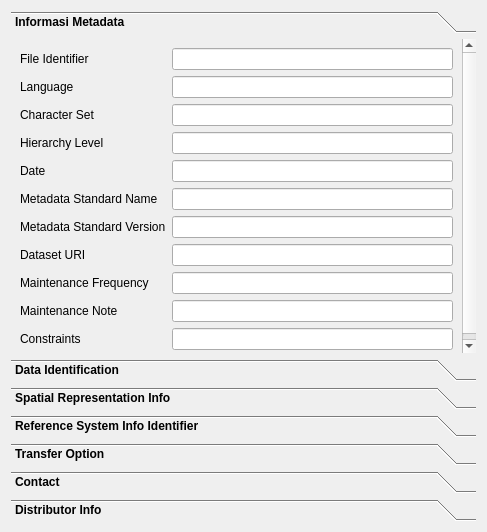
<?xml version="1.0" encoding="UTF-8"?>
<ui version="4.0">
 <class>Informasi</class>
 <widget class="QDialog" name="Informasi">
  <property name="geometry">
   <rect>
    <x>0</x>
    <y>0</y>
    <width>487</width>
    <height>532</height>
   </rect>
  </property>
  <property name="windowTitle">
   <string>Informasi Layer</string>
  </property>
  <layout class="QVBoxLayout" name="verticalLayout">
   <item>
    <widget class="QToolBox" name="toolBox">
     <property name="font">
      <font>
       <weight>75</weight>
       <bold>true</bold>
      </font>
     </property>
     <property name="cursor">
      <cursorShape>ArrowCursor</cursorShape>
     </property>
     <property name="styleSheet">
      <string notr="true"/>
     </property>
     <property name="currentIndex">
      <number>0</number>
     </property>
     <widget class="QWidget" name="page_4">
      <property name="geometry">
       <rect>
        <x>0</x>
        <y>0</y>
        <width>469</width>
        <height>325</height>
       </rect>
      </property>
      <attribute name="label">
       <string>Informasi Metadata</string>
      </attribute>
      <layout class="QVBoxLayout" name="verticalLayout_5">
       <item>
        <layout class="QFormLayout" name="formLayout_5">
         <item row="0" column="0">
          <widget class="QLabel" name="label_32">
           <property name="font">
            <font>
             <weight>50</weight>
             <bold>false</bold>
            </font>
           </property>
           <property name="text">
            <string>File Identifier</string>
           </property>
          </widget>
         </item>
         <item row="0" column="1">
          <widget class="QLineEdit" name="input_file_metadata"/>
         </item>
         <item row="1" column="0">
          <widget class="QLabel" name="label_33">
           <property name="font">
            <font>
             <weight>50</weight>
             <bold>false</bold>
            </font>
           </property>
           <property name="text">
            <string>Language</string>
           </property>
          </widget>
         </item>
         <item row="1" column="1">
          <widget class="QLineEdit" name="input_language_metadata"/>
         </item>
         <item row="2" column="0">
          <widget class="QLabel" name="label_34">
           <property name="font">
            <font>
             <weight>50</weight>
             <bold>false</bold>
            </font>
           </property>
           <property name="text">
            <string>Character Set</string>
           </property>
          </widget>
         </item>
         <item row="2" column="1">
          <widget class="QLineEdit" name="input_character_metadata"/>
         </item>
         <item row="3" column="0">
          <widget class="QLabel" name="label_35">
           <property name="font">
            <font>
             <weight>50</weight>
             <bold>false</bold>
            </font>
           </property>
           <property name="text">
            <string>Hierarchy Level</string>
           </property>
          </widget>
         </item>
         <item row="3" column="1">
          <widget class="QLineEdit" name="input_hierarchy_metadata"/>
         </item>
         <item row="4" column="0">
          <widget class="QLabel" name="label_36">
           <property name="font">
            <font>
             <weight>50</weight>
             <bold>false</bold>
            </font>
           </property>
           <property name="text">
            <string>Date</string>
           </property>
          </widget>
         </item>
         <item row="4" column="1">
          <widget class="QLineEdit" name="input_date_metadata"/>
         </item>
         <item row="5" column="0">
          <widget class="QLabel" name="label_37">
           <property name="font">
            <font>
             <weight>50</weight>
             <bold>false</bold>
            </font>
           </property>
           <property name="text">
            <string>Metadata Standard Name</string>
           </property>
          </widget>
         </item>
         <item row="5" column="1">
          <widget class="QLineEdit" name="input_standard_name_metadata"/>
         </item>
         <item row="6" column="0">
          <widget class="QLabel" name="label_38">
           <property name="font">
            <font>
             <weight>50</weight>
             <bold>false</bold>
            </font>
           </property>
           <property name="text">
            <string>Metadata Standard Version</string>
           </property>
          </widget>
         </item>
         <item row="6" column="1">
          <widget class="QLineEdit" name="input_standard_version_metadata"/>
         </item>
         <item row="7" column="0">
          <widget class="QLabel" name="label_39">
           <property name="font">
            <font>
             <weight>50</weight>
             <bold>false</bold>
            </font>
           </property>
           <property name="text">
            <string>Dataset URI</string>
           </property>
          </widget>
         </item>
         <item row="7" column="1">
          <widget class="QLineEdit" name="input_dataset_metadata"/>
         </item>
         <item row="8" column="0">
          <widget class="QLabel" name="label_40">
           <property name="font">
            <font>
             <weight>50</weight>
             <bold>false</bold>
            </font>
           </property>
           <property name="text">
            <string>Maintenance Frequency</string>
           </property>
          </widget>
         </item>
         <item row="8" column="1">
          <widget class="QLineEdit" name="input_frequency_metadata"/>
         </item>
         <item row="9" column="0">
          <widget class="QLabel" name="label_41">
           <property name="font">
            <font>
             <weight>50</weight>
             <bold>false</bold>
            </font>
           </property>
           <property name="text">
            <string>Maintenance Note</string>
           </property>
          </widget>
         </item>
         <item row="9" column="1">
          <widget class="QLineEdit" name="input_note_metadata"/>
         </item>
         <item row="10" column="0">
          <widget class="QLabel" name="label_42">
           <property name="font">
            <font>
             <weight>50</weight>
             <bold>false</bold>
            </font>
           </property>
           <property name="text">
            <string>Constraints</string>
           </property>
          </widget>
         </item>
         <item row="10" column="1">
          <widget class="QLineEdit" name="input_constraints_metadata"/>
         </item>
        </layout>
       </item>
      </layout>
     </widget>
     <widget class="QWidget" name="Data">
      <property name="geometry">
       <rect>
        <x>0</x>
        <y>0</y>
        <width>223</width>
        <height>376</height>
       </rect>
      </property>
      <attribute name="label">
       <string>Data Identification</string>
      </attribute>
      <layout class="QFormLayout" name="formLayout_3">
       <item row="0" column="0">
        <widget class="QLabel" name="label_43">
         <property name="font">
          <font>
           <weight>50</weight>
           <bold>false</bold>
          </font>
         </property>
         <property name="text">
          <string>Title</string>
         </property>
        </widget>
       </item>
       <item row="0" column="1">
        <widget class="QLineEdit" name="input_title_identification"/>
       </item>
       <item row="1" column="0">
        <widget class="QLabel" name="label_44">
         <property name="font">
          <font>
           <weight>50</weight>
           <bold>false</bold>
          </font>
         </property>
         <property name="text">
          <string>Date</string>
         </property>
        </widget>
       </item>
       <item row="1" column="1">
        <widget class="QLineEdit" name="input_Date_identification"/>
       </item>
       <item row="2" column="0">
        <widget class="QLabel" name="label_45">
         <property name="font">
          <font>
           <weight>50</weight>
           <bold>false</bold>
          </font>
         </property>
         <property name="text">
          <string>Abstract</string>
         </property>
        </widget>
       </item>
       <item row="2" column="1">
        <widget class="QLineEdit" name="input_Abstract_identification"/>
       </item>
       <item row="3" column="0">
        <widget class="QLabel" name="label_46">
         <property name="font">
          <font>
           <weight>50</weight>
           <bold>false</bold>
          </font>
         </property>
         <property name="text">
          <string>Maintenance Frequency</string>
         </property>
        </widget>
       </item>
       <item row="3" column="1">
        <widget class="QLineEdit" name="input_maintenance_identification"/>
       </item>
       <item row="4" column="0">
        <widget class="QLabel" name="label_47">
         <property name="font">
          <font>
           <weight>50</weight>
           <bold>false</bold>
          </font>
         </property>
         <property name="text">
          <string>Keywords</string>
         </property>
        </widget>
       </item>
       <item row="4" column="1">
        <widget class="QLineEdit" name="input_Keywords_identification"/>
       </item>
       <item row="5" column="0">
        <widget class="QLabel" name="label_48">
         <property name="font">
          <font>
           <weight>50</weight>
           <bold>false</bold>
          </font>
         </property>
         <property name="text">
          <string>Resource Constraints</string>
         </property>
        </widget>
       </item>
       <item row="5" column="1">
        <widget class="QLineEdit" name="input_Resource_identification"/>
       </item>
       <item row="6" column="0">
        <widget class="QLabel" name="label_49">
         <property name="font">
          <font>
           <weight>50</weight>
           <bold>false</bold>
          </font>
         </property>
         <property name="text">
          <string>Spatial Representation Type</string>
         </property>
        </widget>
       </item>
       <item row="6" column="1">
        <widget class="QLineEdit" name="input_spatial_type_identification"/>
       </item>
       <item row="7" column="0">
        <widget class="QLabel" name="label_50">
         <property name="font">
          <font>
           <weight>50</weight>
           <bold>false</bold>
          </font>
         </property>
         <property name="text">
          <string>Language</string>
         </property>
        </widget>
       </item>
       <item row="7" column="1">
        <widget class="QLineEdit" name="input_Language_identification"/>
       </item>
       <item row="8" column="0">
        <widget class="QLabel" name="label_51">
         <property name="font">
          <font>
           <weight>50</weight>
           <bold>false</bold>
          </font>
         </property>
         <property name="text">
          <string>Character Set</string>
         </property>
        </widget>
       </item>
       <item row="8" column="1">
        <widget class="QLineEdit" name="input_character_identification"/>
       </item>
       <item row="9" column="0">
        <widget class="QLabel" name="label_52">
         <property name="font">
          <font>
           <weight>50</weight>
           <bold>false</bold>
          </font>
         </property>
         <property name="text">
          <string>Topic Category</string>
         </property>
        </widget>
       </item>
       <item row="9" column="1">
        <widget class="QLineEdit" name="input_topic_identification"/>
       </item>
       <item row="10" column="0">
        <widget class="QLabel" name="label_53">
         <property name="font">
          <font>
           <weight>50</weight>
           <bold>false</bold>
          </font>
         </property>
         <property name="text">
          <string>West Bound Longitude</string>
         </property>
        </widget>
       </item>
       <item row="10" column="1">
        <widget class="QLineEdit" name="input_west_identification"/>
       </item>
       <item row="11" column="0">
        <widget class="QLabel" name="label_54">
         <property name="font">
          <font>
           <weight>50</weight>
           <bold>false</bold>
          </font>
         </property>
         <property name="text">
          <string>East Bound Longitude</string>
         </property>
        </widget>
       </item>
       <item row="11" column="1">
        <widget class="QLineEdit" name="input_east_identification"/>
       </item>
       <item row="12" column="0">
        <widget class="QLabel" name="label_56">
         <property name="font">
          <font>
           <weight>50</weight>
           <bold>false</bold>
          </font>
         </property>
         <property name="text">
          <string>South Bound Longitude</string>
         </property>
        </widget>
       </item>
       <item row="12" column="1">
        <widget class="QLineEdit" name="input_south_identification"/>
       </item>
       <item row="13" column="0">
        <widget class="QLabel" name="label_55">
         <property name="font">
          <font>
           <weight>50</weight>
           <bold>false</bold>
          </font>
         </property>
         <property name="text">
          <string>North Bound Longitude</string>
         </property>
        </widget>
       </item>
       <item row="13" column="1">
        <widget class="QLineEdit" name="input_north_identification"/>
       </item>
      </layout>
     </widget>
     <widget class="QWidget" name="page_5">
      <property name="geometry">
       <rect>
        <x>0</x>
        <y>0</y>
        <width>194</width>
        <height>85</height>
       </rect>
      </property>
      <attribute name="label">
       <string>Spatial Representation Info</string>
      </attribute>
      <layout class="QVBoxLayout" name="verticalLayout_6">
       <item>
        <layout class="QFormLayout" name="formLayout_8">
         <item row="0" column="0">
          <widget class="QLabel" name="label_63">
           <property name="text">
            <string>Topologi Level</string>
           </property>
          </widget>
         </item>
         <item row="0" column="1">
          <widget class="QLineEdit" name="input_topologi_spatial"/>
         </item>
         <item row="1" column="0">
          <widget class="QLabel" name="label_64">
           <property name="text">
            <string>Geometric Objects</string>
           </property>
          </widget>
         </item>
         <item row="1" column="1">
          <widget class="QLineEdit" name="input_geometric_spatial"/>
         </item>
         <item row="2" column="0">
          <widget class="QLabel" name="label_65">
           <property name="text">
            <string/>
           </property>
          </widget>
         </item>
        </layout>
       </item>
      </layout>
     </widget>
     <widget class="QWidget" name="page_6">
      <property name="geometry">
       <rect>
        <x>0</x>
        <y>0</y>
        <width>199</width>
        <height>137</height>
       </rect>
      </property>
      <attribute name="label">
       <string>Reference System Info Identifier</string>
      </attribute>
      <layout class="QVBoxLayout" name="verticalLayout_7">
       <item>
        <layout class="QFormLayout" name="formLayout_9">
         <item row="0" column="0">
          <widget class="QLabel" name="label_68">
           <property name="text">
            <string>Code</string>
           </property>
          </widget>
         </item>
         <item row="0" column="1">
          <widget class="QLineEdit" name="input_code_reference"/>
         </item>
         <item row="1" column="0">
          <widget class="QLabel" name="label_69">
           <property name="text">
            <string>Version</string>
           </property>
          </widget>
         </item>
         <item row="1" column="1">
          <widget class="QLineEdit" name="input_version_reference"/>
         </item>
         <item row="4" column="0">
          <widget class="QLabel" name="label_70">
           <property name="text">
            <string/>
           </property>
          </widget>
         </item>
         <item row="2" column="1">
          <widget class="QLineEdit" name="input_authority_reference"/>
         </item>
         <item row="2" column="0">
          <widget class="QLabel" name="label_71">
           <property name="text">
            <string>Authority</string>
           </property>
          </widget>
         </item>
         <item row="3" column="0">
          <widget class="QLabel" name="label_72">
           <property name="text">
            <string>Authority Resource</string>
           </property>
          </widget>
         </item>
         <item row="3" column="1">
          <widget class="QLineEdit" name="input_resource_reference"/>
         </item>
        </layout>
       </item>
      </layout>
     </widget>
     <widget class="QWidget" name="page_2">
      <property name="geometry">
       <rect>
        <x>0</x>
        <y>0</y>
        <width>452</width>
        <height>590</height>
       </rect>
      </property>
      <attribute name="label">
       <string>Transfer Option</string>
      </attribute>
      <layout class="QVBoxLayout" name="verticalLayout_3">
       <item>
        <widget class="QLabel" name="label_57">
         <property name="text">
          <string>Raw</string>
         </property>
        </widget>
       </item>
       <item>
        <layout class="QFormLayout" name="formLayout_2">
         <item row="0" column="0">
          <widget class="QLabel" name="label_15">
           <property name="text">
            <string>Protocol</string>
           </property>
          </widget>
         </item>
         <item row="0" column="1">
          <widget class="QLineEdit" name="input_protocol_raw"/>
         </item>
         <item row="1" column="0">
          <widget class="QLabel" name="label_16">
           <property name="text">
            <string>URL</string>
           </property>
          </widget>
         </item>
         <item row="2" column="0">
          <widget class="QLabel" name="label_18">
           <property name="text">
            <string/>
           </property>
          </widget>
         </item>
         <item row="1" column="1">
          <widget class="QTextEdit" name="input_url_row"/>
         </item>
        </layout>
       </item>
       <item>
        <widget class="QLabel" name="label_66">
         <property name="text">
          <string>IMAGEWMS</string>
         </property>
        </widget>
       </item>
       <item>
        <layout class="QFormLayout" name="formLayout_6">
         <item row="0" column="0">
          <widget class="QLabel" name="label_17">
           <property name="text">
            <string>Protocol</string>
           </property>
          </widget>
         </item>
         <item row="0" column="1">
          <widget class="QLineEdit" name="input_protocol_wms"/>
         </item>
         <item row="1" column="0">
          <widget class="QLabel" name="label_58">
           <property name="text">
            <string>URL</string>
           </property>
          </widget>
         </item>
         <item row="2" column="0">
          <widget class="QLabel" name="label_59">
           <property name="text">
            <string/>
           </property>
          </widget>
         </item>
         <item row="1" column="1">
          <widget class="QTextEdit" name="input_url_wms"/>
         </item>
        </layout>
       </item>
       <item>
        <widget class="QLabel" name="label_67">
         <property name="text">
          <string>ZIP SHAPEFILE</string>
         </property>
        </widget>
       </item>
       <item>
        <layout class="QFormLayout" name="formLayout_7">
         <item row="0" column="0">
          <widget class="QLabel" name="label_60">
           <property name="text">
            <string>Protocol</string>
           </property>
          </widget>
         </item>
         <item row="0" column="1">
          <widget class="QLineEdit" name="input_protocol_zip"/>
         </item>
         <item row="2" column="0">
          <widget class="QLabel" name="label_61">
           <property name="text">
            <string>URL</string>
           </property>
          </widget>
         </item>
         <item row="3" column="0">
          <widget class="QLabel" name="label_62">
           <property name="text">
            <string/>
           </property>
          </widget>
         </item>
         <item row="2" column="1">
          <widget class="QTextEdit" name="input_url_zip"/>
         </item>
        </layout>
       </item>
       <item>
        <widget class="QLabel" name="label_73">
         <property name="text">
          <string>IMAGEWMS</string>
         </property>
        </widget>
       </item>
       <item>
        <layout class="QFormLayout" name="formLayout_10">
         <item row="0" column="0">
          <widget class="QLabel" name="label_74">
           <property name="text">
            <string>Protocol</string>
           </property>
          </widget>
         </item>
         <item row="0" column="1">
          <widget class="QLineEdit" name="input_protocol_wms_2"/>
         </item>
         <item row="1" column="0">
          <widget class="QLabel" name="label_75">
           <property name="text">
            <string>URL</string>
           </property>
          </widget>
         </item>
         <item row="2" column="0">
          <widget class="QLabel" name="label_76">
           <property name="text">
            <string/>
           </property>
          </widget>
         </item>
         <item row="1" column="1">
          <widget class="QTextEdit" name="input_url_wms_2"/>
         </item>
        </layout>
       </item>
      </layout>
     </widget>
     <widget class="QWidget" name="page">
      <property name="geometry">
       <rect>
        <x>0</x>
        <y>0</y>
        <width>182</width>
        <height>378</height>
       </rect>
      </property>
      <property name="font">
       <font>
        <weight>50</weight>
        <bold>false</bold>
       </font>
      </property>
      <attribute name="label">
       <string>Contact</string>
      </attribute>
      <layout class="QVBoxLayout" name="verticalLayout_2">
       <item>
        <layout class="QFormLayout" name="formLayout">
         <item row="1" column="1">
          <widget class="QLineEdit" name="input_organisation_name"/>
         </item>
         <item row="2" column="1">
          <widget class="QLineEdit" name="input_position_name"/>
         </item>
         <item row="0" column="0">
          <widget class="QLabel" name="label_2">
           <property name="text">
            <string>Individual Name</string>
           </property>
          </widget>
         </item>
         <item row="0" column="1">
          <widget class="QLineEdit" name="input_individual_name"/>
         </item>
         <item row="1" column="0">
          <widget class="QLabel" name="label_10">
           <property name="text">
            <string>Organisation Name</string>
           </property>
          </widget>
         </item>
         <item row="3" column="1">
          <widget class="QLineEdit" name="input_phone_name"/>
         </item>
         <item row="2" column="0">
          <widget class="QLabel" name="label_3">
           <property name="text">
            <string>Position Name</string>
           </property>
          </widget>
         </item>
         <item row="3" column="0">
          <widget class="QLabel" name="label_5">
           <property name="text">
            <string>Phone</string>
           </property>
          </widget>
         </item>
         <item row="4" column="0">
          <widget class="QLabel" name="label_6">
           <property name="text">
            <string>Fax</string>
           </property>
          </widget>
         </item>
         <item row="4" column="1">
          <widget class="QLineEdit" name="input_fax_name"/>
         </item>
         <item row="5" column="0">
          <widget class="QLabel" name="label_7">
           <property name="text">
            <string>DeliveryPoint</string>
           </property>
          </widget>
         </item>
         <item row="6" column="0">
          <widget class="QLabel" name="label_8">
           <property name="text">
            <string>City</string>
           </property>
          </widget>
         </item>
         <item row="8" column="0">
          <widget class="QLabel" name="label_9">
           <property name="text">
            <string>Postal Code</string>
           </property>
          </widget>
         </item>
         <item row="9" column="0">
          <widget class="QLabel" name="label_4">
           <property name="text">
            <string>Country</string>
           </property>
          </widget>
         </item>
         <item row="10" column="0">
          <widget class="QLabel" name="label_11">
           <property name="text">
            <string>Email</string>
           </property>
          </widget>
         </item>
         <item row="11" column="0">
          <widget class="QLabel" name="label_12">
           <property name="text">
            <string>Online Resources</string>
           </property>
          </widget>
         </item>
         <item row="12" column="0">
          <widget class="QLabel" name="label_13">
           <property name="text">
            <string>House Of Service</string>
           </property>
          </widget>
         </item>
         <item row="5" column="1">
          <widget class="QLineEdit" name="input_deliver_name"/>
         </item>
         <item row="6" column="1">
          <widget class="QLineEdit" name="input_city_name"/>
         </item>
         <item row="8" column="1">
          <widget class="QLineEdit" name="input_postal_name"/>
         </item>
         <item row="9" column="1">
          <widget class="QLineEdit" name="input_country_name"/>
         </item>
         <item row="10" column="1">
          <widget class="QLineEdit" name="input_email_name"/>
         </item>
         <item row="11" column="1">
          <widget class="QLineEdit" name="input_linkage_name"/>
         </item>
         <item row="12" column="1">
          <widget class="QLineEdit" name="input_house_name"/>
         </item>
         <item row="13" column="0">
          <widget class="QLabel" name="label_14">
           <property name="text">
            <string>Contact Instructions</string>
           </property>
          </widget>
         </item>
         <item row="13" column="1">
          <widget class="QLineEdit" name="input_contact_name"/>
         </item>
         <item row="7" column="0">
          <widget class="QLabel" name="label_77">
           <property name="text">
            <string>Administrative Area</string>
           </property>
          </widget>
         </item>
         <item row="7" column="1">
          <widget class="QLineEdit" name="input_area_name"/>
         </item>
        </layout>
       </item>
      </layout>
     </widget>
     <widget class="QWidget" name="page_3">
      <property name="geometry">
       <rect>
        <x>0</x>
        <y>0</y>
        <width>187</width>
        <height>378</height>
       </rect>
      </property>
      <attribute name="label">
       <string>Distributor Info</string>
      </attribute>
      <layout class="QVBoxLayout" name="verticalLayout_4">
       <item>
        <layout class="QFormLayout" name="formLayout_4">
         <item row="1" column="1">
          <widget class="QLineEdit" name="input_organisation_distributor"/>
         </item>
         <item row="2" column="1">
          <widget class="QLineEdit" name="input_position_distributor"/>
         </item>
         <item row="0" column="0">
          <widget class="QLabel" name="label_19">
           <property name="font">
            <font>
             <weight>50</weight>
             <bold>false</bold>
            </font>
           </property>
           <property name="text">
            <string>Individual Name</string>
           </property>
          </widget>
         </item>
         <item row="0" column="1">
          <widget class="QLineEdit" name="input_name_distributor"/>
         </item>
         <item row="1" column="0">
          <widget class="QLabel" name="label_20">
           <property name="font">
            <font>
             <weight>50</weight>
             <bold>false</bold>
            </font>
           </property>
           <property name="text">
            <string>Organisation Name</string>
           </property>
          </widget>
         </item>
         <item row="3" column="1">
          <widget class="QLineEdit" name="input_phone_distributor"/>
         </item>
         <item row="2" column="0">
          <widget class="QLabel" name="label_21">
           <property name="font">
            <font>
             <weight>50</weight>
             <bold>false</bold>
            </font>
           </property>
           <property name="text">
            <string>Position Name</string>
           </property>
          </widget>
         </item>
         <item row="3" column="0">
          <widget class="QLabel" name="label_22">
           <property name="font">
            <font>
             <weight>50</weight>
             <bold>false</bold>
            </font>
           </property>
           <property name="text">
            <string>Phone</string>
           </property>
          </widget>
         </item>
         <item row="4" column="0">
          <widget class="QLabel" name="label_23">
           <property name="font">
            <font>
             <weight>50</weight>
             <bold>false</bold>
            </font>
           </property>
           <property name="text">
            <string>Fax</string>
           </property>
          </widget>
         </item>
         <item row="4" column="1">
          <widget class="QLineEdit" name="input_fax_distributor"/>
         </item>
         <item row="5" column="0">
          <widget class="QLabel" name="label_24">
           <property name="font">
            <font>
             <weight>50</weight>
             <bold>false</bold>
            </font>
           </property>
           <property name="text">
            <string>DeliveryPoint</string>
           </property>
          </widget>
         </item>
         <item row="6" column="0">
          <widget class="QLabel" name="label_25">
           <property name="font">
            <font>
             <weight>50</weight>
             <bold>false</bold>
            </font>
           </property>
           <property name="text">
            <string>City</string>
           </property>
          </widget>
         </item>
         <item row="8" column="0">
          <widget class="QLabel" name="label_26">
           <property name="font">
            <font>
             <weight>50</weight>
             <bold>false</bold>
            </font>
           </property>
           <property name="text">
            <string>Postal Code</string>
           </property>
          </widget>
         </item>
         <item row="9" column="0">
          <widget class="QLabel" name="label_27">
           <property name="font">
            <font>
             <weight>50</weight>
             <bold>false</bold>
            </font>
           </property>
           <property name="text">
            <string>Country</string>
           </property>
          </widget>
         </item>
         <item row="10" column="0">
          <widget class="QLabel" name="label_28">
           <property name="font">
            <font>
             <weight>50</weight>
             <bold>false</bold>
            </font>
           </property>
           <property name="text">
            <string>Email</string>
           </property>
          </widget>
         </item>
         <item row="11" column="0">
          <widget class="QLabel" name="label_29">
           <property name="font">
            <font>
             <weight>50</weight>
             <bold>false</bold>
            </font>
           </property>
           <property name="text">
            <string>Online Resources</string>
           </property>
          </widget>
         </item>
         <item row="12" column="0">
          <widget class="QLabel" name="label_30">
           <property name="font">
            <font>
             <weight>50</weight>
             <bold>false</bold>
            </font>
           </property>
           <property name="text">
            <string>House Of Service</string>
           </property>
          </widget>
         </item>
         <item row="5" column="1">
          <widget class="QLineEdit" name="input_delivery_distributor"/>
         </item>
         <item row="6" column="1">
          <widget class="QLineEdit" name="input_city_distributor"/>
         </item>
         <item row="8" column="1">
          <widget class="QLineEdit" name="input_postal_distributor"/>
         </item>
         <item row="9" column="1">
          <widget class="QLineEdit" name="input_country_distributor"/>
         </item>
         <item row="10" column="1">
          <widget class="QLineEdit" name="input_email_distributor"/>
         </item>
         <item row="11" column="1">
          <widget class="QLineEdit" name="input_linkage_distributor"/>
         </item>
         <item row="12" column="1">
          <widget class="QLineEdit" name="input_house_distributor"/>
         </item>
         <item row="13" column="0">
          <widget class="QLabel" name="label_31">
           <property name="font">
            <font>
             <weight>50</weight>
             <bold>false</bold>
            </font>
           </property>
           <property name="text">
            <string>Contact Instructions</string>
           </property>
          </widget>
         </item>
         <item row="13" column="1">
          <widget class="QLineEdit" name="input_contact_distributor"/>
         </item>
         <item row="7" column="0">
          <widget class="QLabel" name="label_78">
           <property name="font">
            <font>
             <weight>50</weight>
             <bold>false</bold>
            </font>
           </property>
           <property name="text">
            <string>Administrasi Area</string>
           </property>
          </widget>
         </item>
         <item row="7" column="1">
          <widget class="QLineEdit" name="input_area_distributor"/>
         </item>
        </layout>
       </item>
      </layout>
     </widget>
    </widget>
   </item>
  </layout>
 </widget>
 <resources/>
 <connections/>
</ui>
